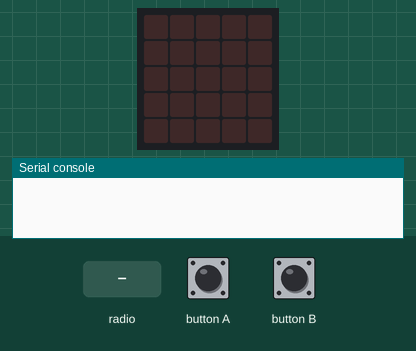
Bench run of a program on a simulated BBC micro:bit running MicroPython. On the bench: the board's 5×5 LED display, the last lines printed to the serial console. The inputs (shaded band) are chosen by the test bench. Dim RGB values are drawn brighter than linear; random numbers come from a fixed seed; no radio messages arrive unless stated (any console line starting 'radio sent:' is added by the test bench).

Above: at 5.0 s.
5.1 s: button A pressed for 0.15 s
At 7.8 s:
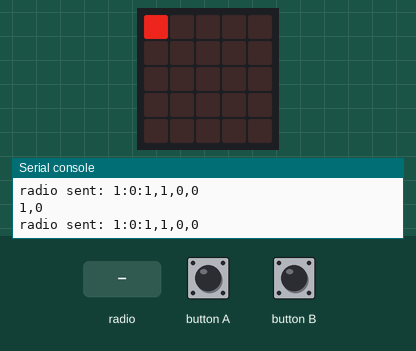
8.1 s: button B pressed for 0.15 s
At 9.8 s:
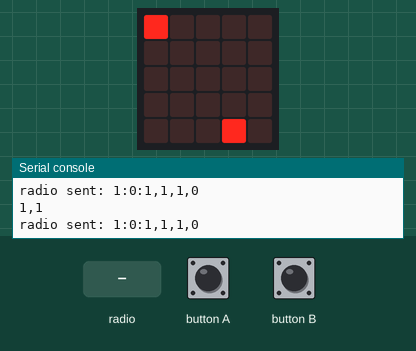
10.1 s: radio message "1" arrives
At 10.5 s:
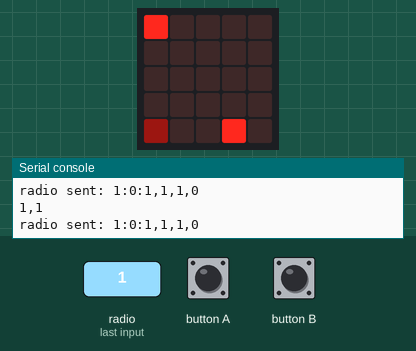
12.1 s: button B pressed for 1 s
At 13.5 s:
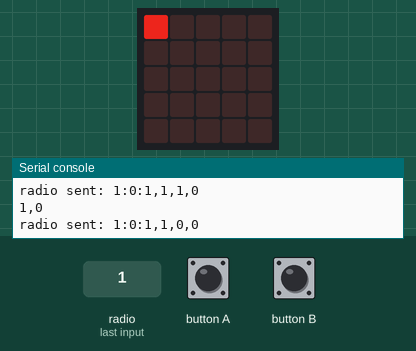
14.6 s: radio message "2" arrives
At 14.61 s:
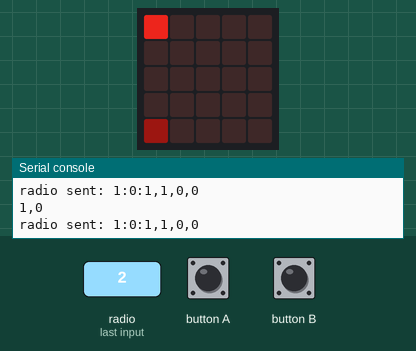
16.1 s: button B pressed for 3.2 s
At 17.2 s:
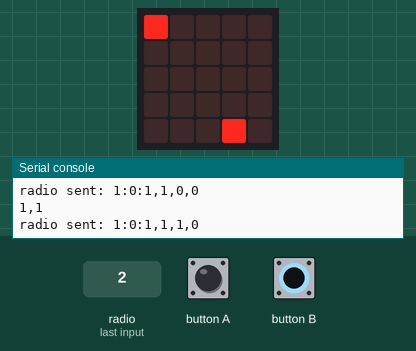
Timing chart, 0 to 19.1 s (numbered marks = the images above; inputs shaded):
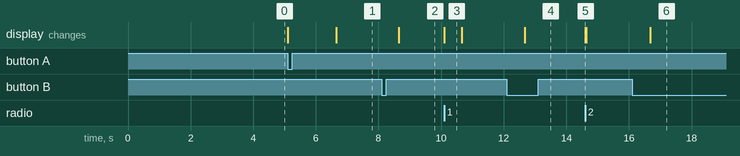

Measured:
- after the input at 5.1 s, the display: first changes at once (image 1 shows a later state)
- after the input at 8.1 s, the display: changes after 0.55 s (image 2)
- after the input at 10.1 s, the display: changes at once (image 3)
- after the input at 12.1 s, the display: changes after 0.57 s (image 4)
- after the input at 14.6 s, the display: changes at once (image 5)
- after the input at 16.1 s, the display: changes after 0.59 s (image 6)
- what the display in image 3 shows lasts 0.6 s, from 10.1 s to 10.7 s

The program:

robotbitnet_v1_t2.py
```python
# (licence header left out)
import radio as ro
import utime as ut
import random as rn
from microbit import display as di
from microbit import button_a,button_b

lid = 0
ack = "~"
txc = 0#tx_cnt
rxc = 0#rx_cnt
uids = [] #used_ids
uidsn = [] #used_ids_next
ackd = False#ack_received
ms = 0#master_status
cs = 0#cmd_status
mid = 0#master id

def init():
    ro.config(queue=6,address=0x75626972,channel=4,data_rate=ro.RATE_1MBIT)
    ro.on()
    ut.sleep_ms(100)


def tx(did,v):
    global txc
    txc += 1
    txt = "%i:%i:%s" %(lid,did,str(v))
    ro.send(txt)
    leds(1,txc)
def txp(did,ty,v):
    if ty==1:
        txt = "1,1,%i,%i" %(ms,cs)

    if ty==20:
        txt = "1,20,%s" %(v)
    tx(did,txt)

def gnid(used_ids):#get_new_id
    for id in range(1,20):
        if not id in used_ids:
            break
    return id

def wait_start():
    global uids,lid
    while True:
        if button_a.was_pressed():
            di.show("F")
            uids = find_used_ids()
            lid = gnid(uids)
            break
def show_id():
    di.clear()

    for id in uids:
        if id>0:
            uid = id - 1
            di.set_pixel(uid%5,int(uid/5),2)

    uid = lid - 1
    di.set_pixel(uid%5,int(uid/5),7)

    id = mid
    if id>0:
        uid = id-1
        di.set_pixel(uid%5,int(uid/5),9)


def find_used_ids():
    used_ids=[]
    t_s = ut.ticks_us()

    while True: # start current measurement
        t_now = ut.ticks_us()
        t_use = ut.ticks_diff(t_now,t_s)
        if 1500000 - t_use <0: # 1.5s
            #di.show("W")
            break
        incoming = ro.receive()
        if incoming:
            items = incoming.split(":")
            if len(items)==3:
                sid = int(items[0])
                if not (sid in used_ids):
                    used_ids.append(sid)
    return used_ids

def leds(part,va):#pixel_debug
    if part==1: # tx
        va = va *3 % 10
        di.set_pixel(4, 4, va)
    elif part==2:#master
        di.set_pixel(3, 4, va)
    else: #3 Rx
        va = va % 30
        for i in range(3):
            if va >=9:
                di.set_pixel(i, 4, 9)
            elif va<0:
                di.set_pixel(i, 4, 0)
            else:
                di.set_pixel(i, 4, va)
            va -=10
def leds_br():
    if ms==1:
        leds(2,9)
    elif mid>0:
        leds(2,5)
    else:
        leds(2,0)

def bi_tran():
    global lid,txc,rxc,uids,uidsn,ackd,ms,cs,mid

    cur_num_tx = 0
    wait_start()
    while True:
        rxc = 0
        txc = 0
        tp = 1 #test_period s
        t_tick = int(tp * 1000000)

        t_s = ut.ticks_us()
        t_l = t_s

        #broadcast device exist every test period
        txp(0,1,"")
        show_id()
        leds_br()


        # rate target hz
        rate_target = rn.randint(1, 100)
        send_tick = int(t_tick/rate_target)


        while True: # start current measurement
            t_now = ut.ticks_us()
            t_use = ut.ticks_diff(t_now,t_s)
            if t_tick - t_use <0: # 10s
                uids = uidsn
                #show_id()
                uidsn = []
                break

            t_last = ut.ticks_diff(t_now,t_l)
            if send_tick - t_last <0: # should send
                t_l = t_now
                if ackd:
                    cur_num_tx = cur_num_tx+1
                ackd = False
                if len(uids)>0:
                    index = rn.randint(0, len(uids)-1)
                    did = uids[index]
                    txp(did,20,cur_num_tx)


            incoming = ro.receive()
            if incoming:
                rxc+=1
                items = incoming.split(":")
                if len(items)==3:

                    sid,did,value = items
                    sid = int(sid)
                    did = int(did)
                    if not sid in uids:
                        uids.append(sid)

                    if not sid in uidsn:
                        uidsn.append(sid)

                    if sid == lid: # sid collision
                        lid = gnid(uids)


                    if did == lid:
                        if value == ack:
                            ackd = True
                        else:
                            tx(sid,ack)
                    pvs = value.split(",")
                    if pvs[0]=="1":
                        if pvs[1]=="1" or pvs[1]=="2":
                            if pvs[2]=="1":
                                mid = sid
                            if mid == sid and pvs[2]=="0":
                                mid = 0
                    del pvs
                    del items

                leds(0,rxc)
            if button_b.was_pressed():
                ms^=1
                if ms == 1:
                    mid=lid
                else:
                    mid=0

        print("%i,%i" %(lid,mid))

init()
bi_tran()
```
